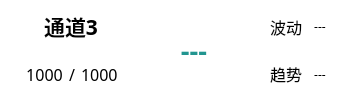
    <widget class="QWidget" name="widgetS3" native="true">
     <property name="sizePolicy">
      <sizepolicy hsizetype="Preferred" vsizetype="Preferred">
       <horstretch>0</horstretch>
       <verstretch>0</verstretch>
      </sizepolicy>
     </property>
     <property name="minimumSize">
      <size>
       <width>350</width>
       <height>60</height>
      </size>
     </property>
     <property name="font">
      <font>
       <family>Microsoft YaHei</family>
       <pointsize>9</pointsize>
      </font>
     </property>
     <property name="styleSheet">
      <string notr="true">border-radius: 10px;        /* 圆角半径，可根据需要调整 */
background-color: rgb(255, 255, 255);</string>
     </property>
     <layout class="QHBoxLayout" name="horizontalLayout_4">
      <property name="spacing">
       <number>20</number>
      </property>
      <property name="leftMargin">
       <number>15</number>
      </property>
      <property name="topMargin">
       <number>4</number>
      </property>
      <property name="rightMargin">
       <number>4</number>
      </property>
      <property name="bottomMargin">
       <number>4</number>
      </property>
      <item>
       <widget class="QFrame" name="frameNameS1_3">
        <property name="sizePolicy">
         <sizepolicy hsizetype="Maximum" vsizetype="Preferred">
          <horstretch>0</horstretch>
          <verstretch>0</verstretch>
         </sizepolicy>
        </property>
        <property name="minimumSize">
         <size>
          <width>90</width>
          <height>0</height>
         </size>
        </property>
        <property name="font">
         <font>
          <family>Microsoft YaHei</family>
         </font>
        </property>
        <property name="frameShape">
         <enum>QFrame::StyledPanel</enum>
        </property>
        <property name="frameShadow">
         <enum>QFrame::Raised</enum>
        </property>
        <layout class="QVBoxLayout" name="verticalLayout_4" stretch="1">
         <property name="leftMargin">
          <number>0</number>
         </property>
         <property name="topMargin">
          <number>0</number>
         </property>
         <property name="rightMargin">
          <number>0</number>
         </property>
         <property name="bottomMargin">
          <number>0</number>
         </property>
         <item>
          <layout class="QGridLayout" name="gridLayout_11">
           <item row="1" column="1">
            <widget class="QLabel" name="AlarmValue1_6">
             <property name="sizePolicy">
              <sizepolicy hsizetype="Maximum" vsizetype="Preferred">
               <horstretch>0</horstretch>
               <verstretch>0</verstretch>
              </sizepolicy>
             </property>
             <property name="maximumSize">
              <size>
               <width>7</width>
               <height>16777215</height>
              </size>
             </property>
             <property name="font">
              <font>
               <family>Microsoft YaHei</family>
               <pointsize>12</pointsize>
              </font>
             </property>
             <property name="styleSheet">
              <string notr="true">
color: rgb(0, 0, 0);</string>
             </property>
             <property name="text">
              <string>/</string>
             </property>
             <property name="alignment">
              <set>Qt::AlignCenter</set>
             </property>
            </widget>
           </item>
           <item row="1" column="0">
            <widget class="QLabel" name="min3">
             <property name="sizePolicy">
              <sizepolicy hsizetype="Maximum" vsizetype="Preferred">
               <horstretch>0</horstretch>
               <verstretch>0</verstretch>
              </sizepolicy>
             </property>
             <property name="font">
              <font>
               <family>Microsoft YaHei</family>
               <pointsize>12</pointsize>
              </font>
             </property>
             <property name="toolTip">
              <string notr="true"/>
             </property>
             <property name="statusTip">
              <string notr="true"/>
             </property>
             <property name="whatsThis">
              <string notr="true"/>
             </property>
             <property name="accessibleName">
              <string notr="true"/>
             </property>
             <property name="styleSheet">
              <string notr="true">
color: rgb(0, 0, 0);</string>
             </property>
             <property name="text">
              <string notr="true">1000</string>
             </property>
             <property name="alignment">
              <set>Qt::AlignCenter</set>
             </property>
            </widget>
           </item>
           <item row="1" column="2">
            <widget class="QLabel" name="max3">
             <property name="sizePolicy">
              <sizepolicy hsizetype="Maximum" vsizetype="Preferred">
               <horstretch>0</horstretch>
               <verstretch>0</verstretch>
              </sizepolicy>
             </property>
             <property name="font">
              <font>
               <family>Microsoft YaHei</family>
               <pointsize>12</pointsize>
              </font>
             </property>
             <property name="toolTip">
              <string notr="true"/>
             </property>
             <property name="statusTip">
              <string notr="true"/>
             </property>
             <property name="whatsThis">
              <string notr="true"/>
             </property>
             <property name="accessibleName">
              <string notr="true"/>
             </property>
             <property name="styleSheet">
              <string notr="true">
color: rgb(0, 0, 0);</string>
             </property>
             <property name="text">
              <string notr="true">1000</string>
             </property>
            </widget>
           </item>
           <item row="0" column="0" colspan="3">
            <widget class="QLabel" name="channel3">
             <property name="sizePolicy">
              <sizepolicy hsizetype="Fixed" vsizetype="Preferred">
               <horstretch>0</horstretch>
               <verstretch>0</verstretch>
              </sizepolicy>
             </property>
             <property name="minimumSize">
              <size>
               <width>90</width>
               <height>0</height>
              </size>
             </property>
             <property name="font">
              <font>
               <family>Microsoft YaHei</family>
               <pointsize>16</pointsize>
               <bold>true</bold>
              </font>
             </property>
             <property name="styleSheet">
              <string notr="true">
color: rgb(0, 0, 0);</string>
             </property>
             <property name="text">
              <string>通道3</string>
             </property>
             <property name="alignment">
              <set>Qt::AlignCenter</set>
             </property>
            </widget>
           </item>
          </layout>
         </item>
        </layout>
       </widget>
      </item>
      <item>
       <widget class="QLabel" name="pressure3">
        <property name="sizePolicy">
         <sizepolicy hsizetype="Fixed" vsizetype="Preferred">
          <horstretch>0</horstretch>
          <verstretch>0</verstretch>
         </sizepolicy>
        </property>
        <property name="minimumSize">
         <size>
          <width>90</width>
          <height>0</height>
         </size>
        </property>
        <property name="font">
         <font>
          <family>Microsoft YaHei</family>
          <pointsize>20</pointsize>
          <bold>true</bold>
         </font>
        </property>
        <property name="styleSheet">
         <string notr="true">color: rgb(34, 149, 144);
</string>
        </property>
        <property name="text">
         <string notr="true">---</string>
        </property>
        <property name="alignment">
         <set>Qt::AlignCenter</set>
        </property>
       </widget>
      </item>
      <item>
       <widget class="QFrame" name="frameS1_3">
        <property name="sizePolicy">
         <sizepolicy hsizetype="Maximum" vsizetype="Preferred">
          <horstretch>0</horstretch>
          <verstretch>0</verstretch>
         </sizepolicy>
        </property>
        <property name="font">
         <font>
          <family>Microsoft YaHei</family>
         </font>
        </property>
        <property name="frameShape">
         <enum>QFrame::StyledPanel</enum>
        </property>
        <property name="frameShadow">
         <enum>QFrame::Raised</enum>
        </property>
        <layout class="QGridLayout" name="gridLayout_39">
         <property name="leftMargin">
          <number>0</number>
         </property>
         <property name="topMargin">
          <number>0</number>
         </property>
         <property name="rightMargin">
          <number>0</number>
         </property>
         <property name="bottomMargin">
          <number>0</number>
         </property>
         <property name="spacing">
          <number>3</number>
         </property>
         <item row="0" column="0">
          <layout class="QGridLayout" name="gridLayout_40">
           <item row="0" column="1">
            <widget class="QLabel" name="fluctuation3">
             <property name="sizePolicy">
              <sizepolicy hsizetype="Fixed" vsizetype="Preferred">
               <horstretch>0</horstretch>
               <verstretch>0</verstretch>
              </sizepolicy>
             </property>
             <property name="minimumSize">
              <size>
               <width>30</width>
               <height>0</height>
              </size>
             </property>
             <property name="font">
              <font>
               <family>Microsoft YaHei</family>
              </font>
             </property>
             <property name="text">
              <string>---</string>
             </property>
             <property name="alignment">
              <set>Qt::AlignCenter</set>
             </property>
            </widget>
           </item>
           <item row="0" column="0" alignment="Qt::AlignHCenter">
            <widget class="QLabel" name="label_5">
             <property name="sizePolicy">
              <sizepolicy hsizetype="Fixed" vsizetype="Preferred">
               <horstretch>0</horstretch>
               <verstretch>0</verstretch>
              </sizepolicy>
             </property>
             <property name="minimumSize">
              <size>
               <width>30</width>
               <height>0</height>
              </size>
             </property>
             <property name="font">
              <font>
               <family>Microsoft YaHei</family>
               <pointsize>12</pointsize>
              </font>
             </property>
             <property name="text">
              <string>波动</string>
             </property>
             <property name="alignment">
              <set>Qt::AlignCenter</set>
             </property>
            </widget>
           </item>
           <item row="1" column="0">
            <widget class="QLabel" name="label_6">
             <property name="sizePolicy">
              <sizepolicy hsizetype="Fixed" vsizetype="Preferred">
               <horstretch>0</horstretch>
               <verstretch>0</verstretch>
              </sizepolicy>
             </property>
             <property name="minimumSize">
              <size>
               <width>30</width>
               <height>0</height>
              </size>
             </property>
             <property name="font">
              <font>
               <family>Microsoft YaHei</family>
               <pointsize>12</pointsize>
              </font>
             </property>
             <property name="text">
              <string>趋势</string>
             </property>
             <property name="alignment">
              <set>Qt::AlignCenter</set>
             </property>
            </widget>
           </item>
           <item row="1" column="1">
            <widget class="QLabel" name="trend3">
             <property name="sizePolicy">
              <sizepolicy hsizetype="Fixed" vsizetype="Preferred">
               <horstretch>0</horstretch>
               <verstretch>0</verstretch>
              </sizepolicy>
             </property>
             <property name="minimumSize">
              <size>
               <width>30</width>
               <height>0</height>
              </size>
             </property>
             <property name="font">
              <font>
               <family>Microsoft YaHei</family>
              </font>
             </property>
             <property name="text">
              <string>---</string>
             </property>
             <property name="alignment">
              <set>Qt::AlignCenter</set>
             </property>
            </widget>
           </item>
          </layout>
         </item>
        </layout>
       </widget>
      </item>
     </layout>
    </widget>
